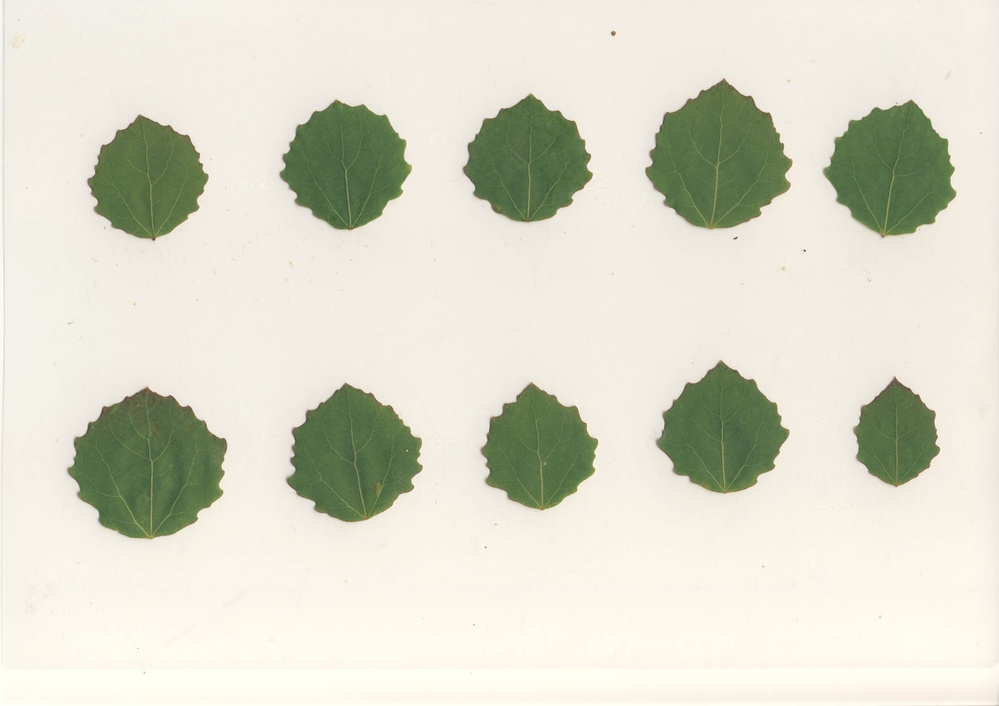
#> input picture split_before/442_100.JPG, 999 x 706 px, shrunk from 3507 x 2480 before the run
$ python -i get_leave_area.py   (imports and definitions only)   (older library calls are emulated)
#> lines starting #> are read from the running program, lines starting #| are printed output that depends on the picture; after the words box and inside, x2 and y2 are one past the last pixel; in counts of white or black regions, pixels touching at a corner belong together
#> in get_leave_areas, img is the input picture: shape (706, 999, 3); mean B, G, R 203.3, 218.9, 218.7
### leaf_summary/get_pic_rotated_and_broaden.py
import cv2
from math import *
import numpy as np


def get_pic_rotated_and_broaden(img, degree=45, filled_color=-1):

    # 获取旋转后4角的填充色
#> called with degree = 10, filled_color = (255, 255, 255)
    if filled_color == -1:
        filled_color = img[0][0]
    if isinstance(filled_color, int):
        filled_color = (filled_color, filled_color, filled_color)

    height, width = img.shape[:2]
#> height = 706; width = 999

    # 旋转后的尺寸
    height_new = int(width * fabs(sin(radians(degree))) + height * fabs(cos(radians(degree))))
#> height_new = 868
    width_new = int(height * fabs(sin(radians(degree))) + width * fabs(cos(radians(degree))))
#> width_new = 1106

    mat_rotation = cv2.getRotationMatrix2D((width / 2, height / 2), degree, 1)

    mat_rotation[0, 2] += (width_new - width) / 2  # 重点在这步，目前不懂为什么加这步
    mat_rotation[1, 2] += (height_new - height) / 2  # 重点在这步

    img_rotation = cv2.warpAffine(img, mat_rotation, (width_new, height_new), borderValue=filled_color)
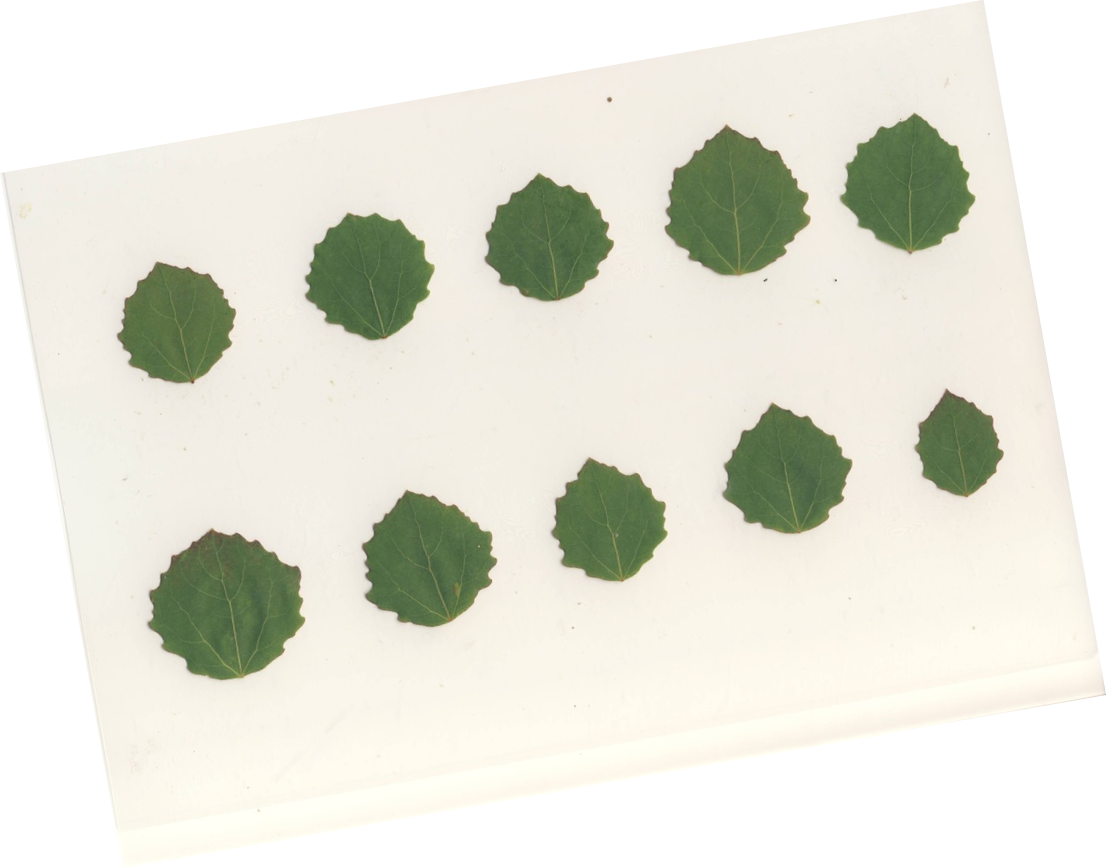
#> img_rotation: shape (868, 1106, 3); mean B, G, R 217, 228.4, 228.3
    # 填充四个角
    mask = np.zeros((height_new + 2, width_new + 2), np.uint8)  # 掩码单通道8比特，长和宽都比输入图像多两个像素点，漫水填充不会超出掩码的非零边缘
    mask[:] = 0
    seed_points = [(0, 0), (0, height_new - 1), (width_new - 1, 0), (width_new - 1, height_new - 1)]
    for i in seed_points:
        cv2.floodFill(img_rotation, mask, i, filled_color)
    return img_rotation

### leaf_summary/get_leave_area.py
import cv2
import get_pic_rotated_and_broaden


def get_leave_areas(image, dpi=(300, 300)):
    img = cv2.imread(image)
    # 扩大背景, 以防止叶片贴边
    img = get_pic_rotated_and_broaden.get_pic_rotated_and_broaden(img, 10, (255, 255, 255))
    img = get_pic_rotated_and_broaden.get_pic_rotated_and_broaden(img, -10, (255, 255, 255))
#> call 2 of get_pic_rotated_and_broaden, with degree = -10, filled_color = (255, 255, 255)
#> in get_pic_rotated_and_broaden (call 2), `mat_rotation = cv2.getRotationMatrix2D((width / 2, height / 2), degree..`: mat_rotation = [[0.985, -0.174, 83.76], [0.174, 0.985, -89.43]]
#> in get_pic_rotated_and_broaden (call 2), `img_rotation = cv2.warpAffine(img, mat_rotation, (width_new, height_ne..`:
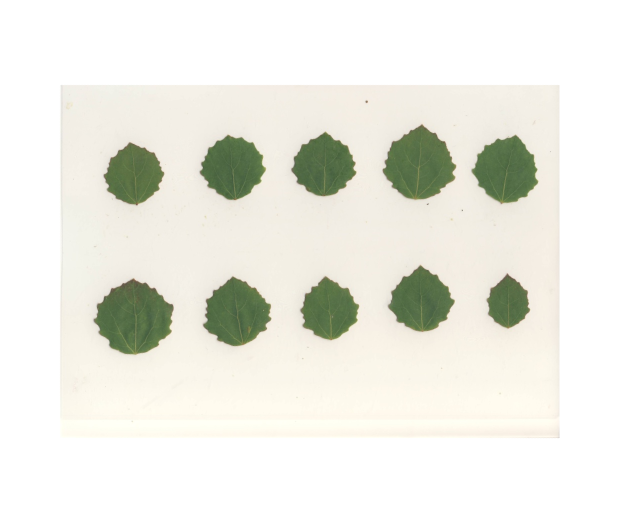
#> img_rotation: shape (1046, 1239, 3) (shown at 1/2 size); mean B, G, R 226.9, 235.3, 235.2

    # 提取叶片
    gray_image = cv2.cvtColor(img, cv2.COLOR_BGR2GRAY)
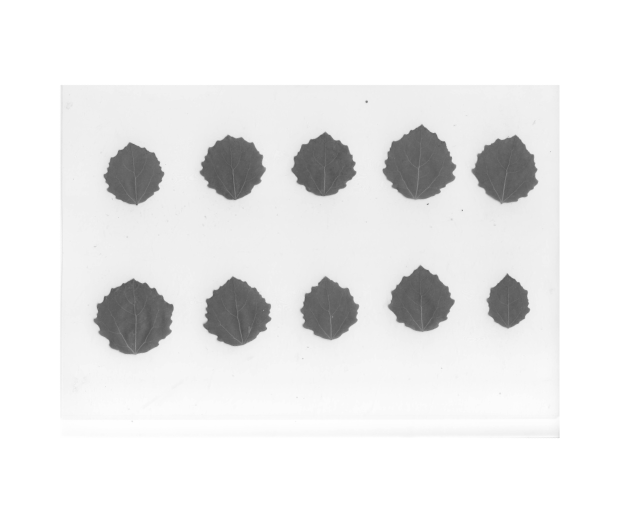
#> gray_image: shape (1046, 1239) (shown at 1/2 size); min 79, max 255, mean 234.3
    ret, threshed_img = cv2.threshold(gray_image, 180, 255, cv2.THRESH_BINARY)
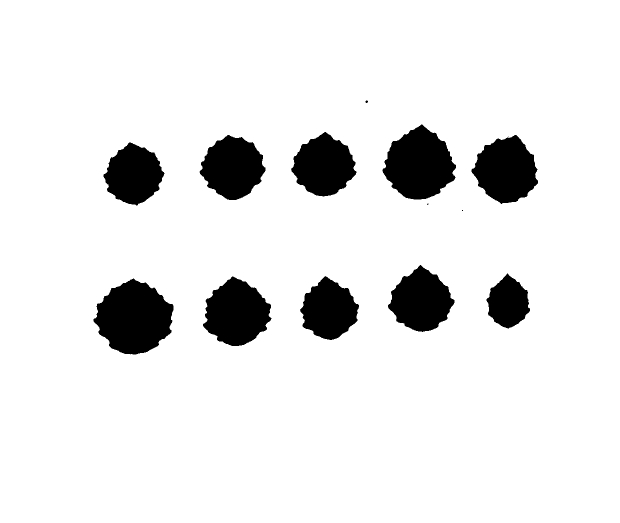
#> threshed_img: shape (1046, 1239) (shown at 1/2 size); 90.8% white; 14 black regions (3 under 20 px)

    # 去噪
    img, contours, hierarchy = cv2.findContours(threshed_img, cv2.RETR_TREE, cv2.CHAIN_APPROX_SIMPLE)
#> contours = 15 contours, 3 with area under 20; largest, box (x1, y1, x2, y2) and area: (0, 0, 1239, 1046) 1293710, (186, 556, 348, 710) 17195, (764, 248, 913, 400) 15232, (405, 552, 544, 693) 13236, (942, 269, 1077, 409) 12776
    small_areas = [i for i in contours if cv2.contourArea(i) < 500]
#> small_areas = 4 contours, 3 with area under 20; largest, box (x1, y1, x2, y2) and area: (730, 200, 737, 207) 27
    cv2.fillPoly(threshed_img, small_areas, 255)
#> threshed_img: shape (1046, 1239); 90.8% white; 10 black regions
    img, contours, hierarchy = cv2.findContours(threshed_img, cv2.RETR_TREE, cv2.CHAIN_APPROX_SIMPLE)
#> contours = 11 contours; largest, box (x1, y1, x2, y2) and area: (0, 0, 1239, 1046) 1293710, (186, 556, 348, 710) 17195, (764, 248, 913, 400) 15232, (405, 552, 544, 693) 13236, (942, 269, 1077, 409) 12776
    contours = sorted(contours, key=cv2.contourArea)
    contours.pop()
    # cv2.imshow('threshed_img', threshed_img)
    # cv2.waitKey(0)
    # cv2.destroyAllWindows()

    # 统计像素上的大小
    area_pixel = 0
    for i in contours:
        area_pixel += cv2.contourArea(i)
#> this loop made 10 passes
#> area_pixel on passes 1 to 10: 6509, 16740.5, 27273, 38834.5, 50545.5, 62567, 75343.5, 88579, 103811, 121006
#> after the loop, area_pixel = 121006

    # 像素 -> 厘米
    area_cm = area_pixel / (dpi[0] * dpi[1]) * (2.54 * 2.54)
#> area_cm = 8.67
    # print('area_cm:', area_cm)

    return area_cm

>>> result = get_leave_areas('../split_before/442_100.JPG')
#> result = 8.67
